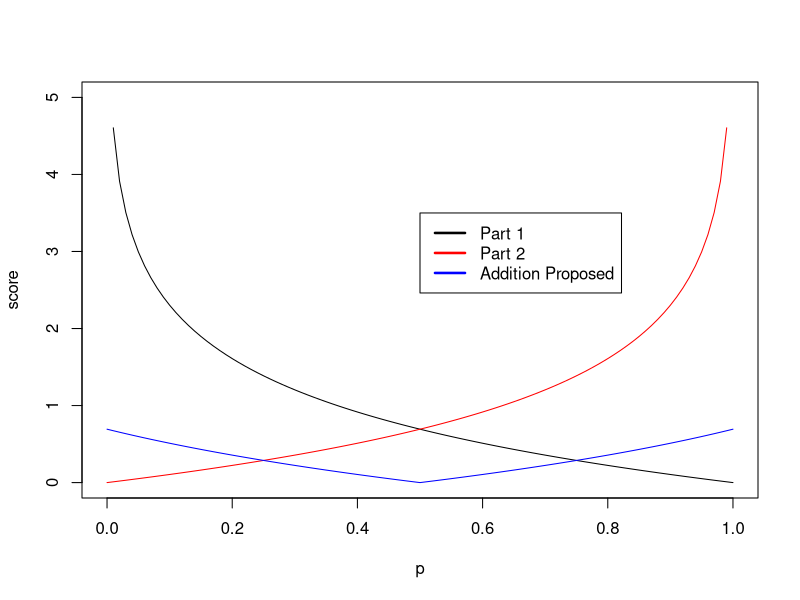
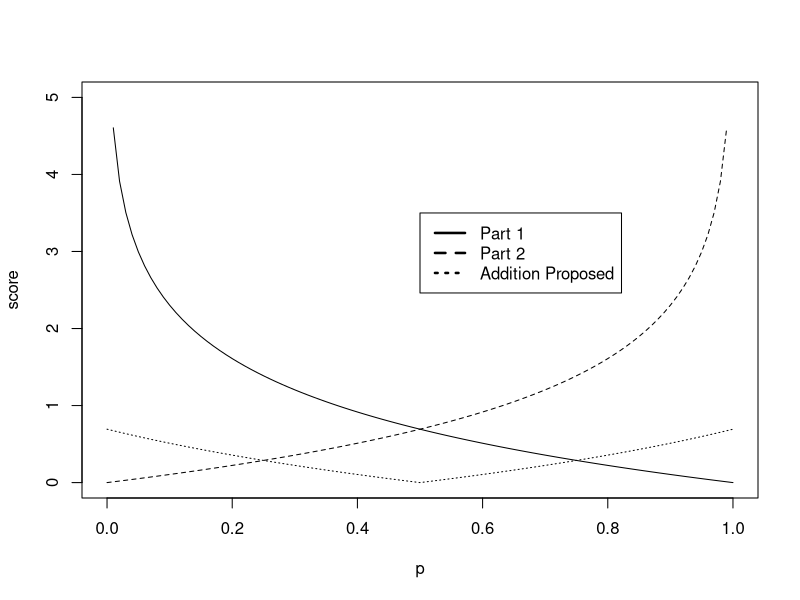

Here is the R script that generated these plots, in order:
### code to make the loss functions all on one figure for the paper. 
getwd()
setwd('/Users/rlucas7/NCAA/figures')
x<-seq(0,1,by=0.01)
#l1<- -log(1-2*abs(.5-x))
#l2<- - log(1-abs(.5-x))
l3<- - log(1-abs(1-x))
l4<- - log(1-abs(0-x))
l5<- -log(1-abs(0.5-x))
# l5<- -log(1-x) # this equals, l4, the case of eqn (8) with y_i==0
# l6<- -abs(.5-x)*log(abs(.5-x)) # don't use this one, 
#plot the function versus p to see why

pdf(file='loss_function_plot_col.pdf')
plot(x,l3,type='l', xlab='p', ylab='score',ylim=c(0,5))
#abline(h=0)
#lines(x,l2,col='green')
lines(x,l4,col='red')
lines(x,l5,col='blue')
#lines(x,l5,col='purple') 
legend(.5,3.5,c('Part 1','Part 2','Addition Proposed'), lty=c(1,1), lwd=c(2.5,2.5),col=c("black",'red','blue'))
dev.off()


pdf(file='loss_function_plot_bw.pdf')
plot(x,l3,type='l', xlab='p', ylab='score',ylim=c(0,5))
#abline(h=0)
#lines(x,l2,col='green')
#lines(x,l4,col='red')
lines(x,l4,lty=2)
lines(x,l5,lty=3) 
legend(.5,3.5,c('Part 1','Part 2','Addition Proposed'), lty=c(1,2,3), lwd=c(2.5,2.5))
dev.off()


# # pdf(file='loss_function_plot_bw.pdf')
# plot(x,l1,type='l', xlab='p', ylab='score')
# lines(x,l2,lty=2)
# lines(x,l3,lty=3)
# lines(x,l4,lty=4)
# #lines(x,l6,lty=5) 
# #legend(.5,3.5,c('(6)','(7)','(8a)','(8b)','(alt)'), lty=c(1,2,3,4,5), lwd=c(2.5,2.5))
# legend(.5,3.5,c('(6)','(7)','(8a)','(8b)'), lty=c(1,2,3,4), lwd=c(2.5,2.5))
# dev.off()
